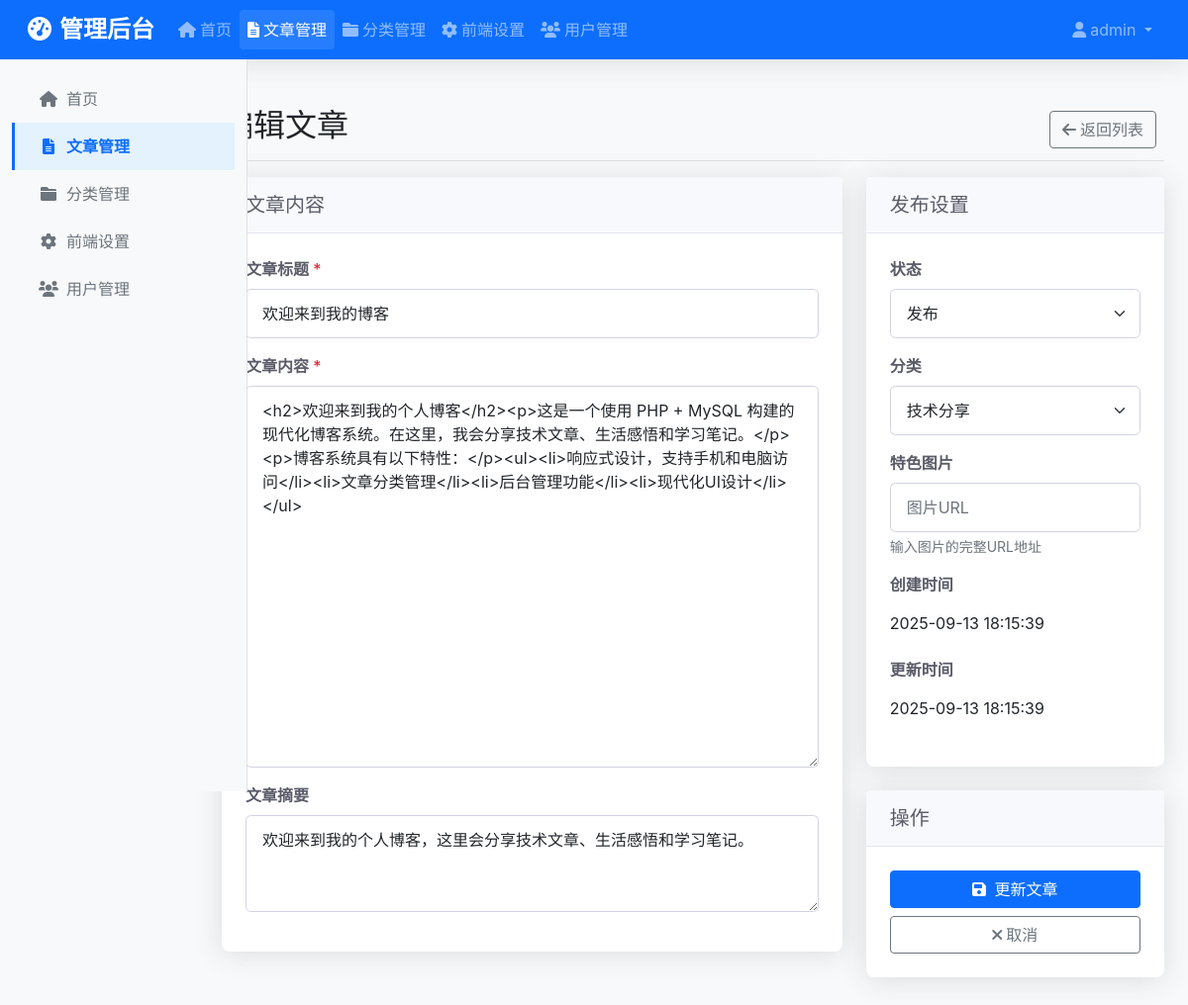
Screenshot of /admin/post-edit.php?id=1 (signed in) with the database file from the repository.
### tables this page shows
CREATE TABLE users (
    id INT AUTO_INCREMENT PRIMARY KEY,
    username VARCHAR(50) NOT NULL UNIQUE,
    email VARCHAR(100) NOT NULL UNIQUE,
    password VARCHAR(255) NOT NULL,
    role ENUM('admin', 'editor') DEFAULT 'editor',
    created_at TIMESTAMP DEFAULT CURRENT_TIMESTAMP,
    updated_at TIMESTAMP DEFAULT CURRENT_TIMESTAMP ON UPDATE CURRENT_TIMESTAMP
);

CREATE TABLE posts (
    id INT AUTO_INCREMENT PRIMARY KEY,
    title VARCHAR(255) NOT NULL,
    slug VARCHAR(255) NOT NULL UNIQUE,
    content LONGTEXT NOT NULL,
    excerpt TEXT,
    featured_image VARCHAR(255),
    category_id INT,
    author_id INT NOT NULL,
    status ENUM('draft', 'published') DEFAULT 'draft',
    published_at TIMESTAMP NULL,
    created_at TIMESTAMP DEFAULT CURRENT_TIMESTAMP,
    updated_at TIMESTAMP DEFAULT CURRENT_TIMESTAMP ON UPDATE CURRENT_TIMESTAMP,
    FOREIGN KEY (category_id) REFERENCES categories(id) ON DELETE SET NULL,
    FOREIGN KEY (author_id) REFERENCES users(id) ON DELETE CASCADE
);

CREATE TABLE categories (
    id INT AUTO_INCREMENT PRIMARY KEY,
    name VARCHAR(100) NOT NULL,
    slug VARCHAR(100) NOT NULL UNIQUE,
    description TEXT,
    created_at TIMESTAMP DEFAULT CURRENT_TIMESTAMP
);

### admin/auth.php (called while the page is built, shortened)
<?php
require_once '../classes/Database.php';
require_once '../classes/User.php';
$user = new User();
$currentUser = $user->getUserById($_SESSION['user_id']);
?>

### classes/User.php (called while the page is built, shortened)
<?php
class User {
    private $db;
    public function __construct() {
        $this->db = new Database();
    }
    public function getUserById($id) {
        return $this->db->queryOne("SELECT * FROM users WHERE id = ?", [$id]);
    }
}
?>

### classes/Database.php (called while the page is built, shortened)
<?php
class Database {
    private $host;
    private $db_name;
    private $username;
    private $password;
    private $charset;
    private $pdo;
    public function __construct() {
        $this->host = DB_HOST;
        $this->db_name = DB_NAME;
        $this->username = DB_USER;
        $this->password = DB_PASS;
        $this->charset = DB_CHARSET;
    }
    public function getConnection() {
        if ($this->pdo === null) {
            try {
                $dsn = "mysql:host={$this->host};dbname={$this->db_name};charset={$this->charset}";
                $options = [
                    PDO::ATTR_ERRMODE => PDO::ERRMODE_EXCEPTION,
                    PDO::ATTR_DEFAULT_FETCH_MODE => PDO::FETCH_ASSOC,
                    PDO::ATTR_EMULATE_PREPARES => false,
                ];
                $this->pdo = new PDO($dsn, $this->username, $this->password, $options);
            } catch (PDOException $e) {
                throw new PDOException($e->getMessage(), (int)$e->getCode());
            }
        }
        return $this->pdo;
    }
    public function query($sql, $params = []) {
        try {
            $stmt = $this->getConnection()->prepare($sql);
            $stmt->execute($params);
            return $stmt->fetchAll();
        } catch (PDOException $e) {
            throw new PDOException($e->getMessage(), (int)$e->getCode());
        }
    }
    public function queryOne($sql, $params = []) {
        try {
            $stmt = $this->getConnection()->prepare($sql);
            $stmt->execute($params);
            return $stmt->fetch();
        } catch (PDOException $e) {
            throw new PDOException($e->getMessage(), (int)$e->getCode());
        }
    }
}
?>

### classes/Post.php (called while the page is built, shortened)
<?php
class Post {
    private $db;
    public function __construct() {
        $this->db = new Database();
    }
    public function getPostById($id) {
        $sql = "SELECT p.*, c.name as category_name, c.slug as category_slug,
                       u.username as author_name
                FROM posts p
                LEFT JOIN categories c ON p.category_id = c.id
                LEFT JOIN users u ON p.author_id = u.id
                WHERE p.id = ?";
        return $this->db->queryOne($sql, [$id]);
    }
}
?>

### classes/Category.php (called while the page is built, shortened)
<?php
class Category {
    private $db;
    public function __construct() {
        $this->db = new Database();
    }
    public function getAllCategories() {
        return $this->db->query("SELECT * FROM categories ORDER BY name ASC");
    }
}
?>

### admin/post-edit.php (the view, shortened to what this page needs)
<?php
require_once 'auth.php';
require_once '../classes/Post.php';
require_once '../classes/Category.php';
$post = new Post();
$category = new Category();
$isEdit = isset($_GET['id']);
$article = null;
$categories = $category->getAllCategories();
if ($isEdit) {
    $id = (int)$_GET['id'];
    $article = $post->getPostById($id);
}
?>
<!DOCTYPE html>
<html lang="zh-CN">
<head>
    <link href="https://cdn.jsdelivr.net/npm/bootstrap@5.1.3/dist/css/bootstrap.min.css" rel="stylesheet">
    <link href="https://cdnjs.cloudflare.com/ajax/libs/font-awesome/6.0.0/css/all.min.css" rel="stylesheet">
    <link href="https://cdnjs.cloudflare.com/ajax/libs/summernote/0.8.20/summernote-bs5.min.css" rel="stylesheet">
    <link href="../assets/css/admin.css" rel="stylesheet">
</head>
<body>
    <nav class="navbar navbar-expand-lg navbar-dark bg-primary">
        <div class="container-fluid">
            <a class="navbar-brand fw-bold" href="dashboard.php">
                <i class="fas fa-tachometer-alt me-2"></i>管理后台
            </a>
            <div class="collapse navbar-collapse" id="navbarNav">
                <ul class="navbar-nav me-auto">
                    <li class="nav-item">
                        <a class="nav-link" href="dashboard.php">
                            <i class="fas fa-home me-1"></i>首页
                        </a>
                    </li>
                    <li class="nav-item">
                        <a class="nav-link active" href="posts.php">
                            <i class="fas fa-file-alt me-1"></i>文章管理
                        </a>
                    </li>
                    <li class="nav-item">
                        <a class="nav-link" href="categories.php">
                            <i class="fas fa-folder me-1"></i>分类管理
                        </a>
                    </li>
                    <li class="nav-item">
                        <a class="nav-link" href="settings.php">
                            <i class="fas fa-cog me-1"></i>前端设置
                        </a>
                    </li>
                    <li class="nav-item">
                        <a class="nav-link" href="users.php">
                            <i class="fas fa-users me-1"></i>用户管理
                        </a>
                    </li>
                </ul>
                <ul class="navbar-nav">
                    <li class="nav-item dropdown">
                        <a class="nav-link dropdown-toggle" href="#" id="navbarDropdown" role="button" data-bs-toggle="dropdown">
                            <i class="fas fa-user me-1"></i><?php echo htmlspecialchars($currentUser['username']); ?>
                        </a>
                    </li>
                </ul>
            </div>
        </div>
    </nav>
    <div class="container-fluid">
        <div class="row">
            <div class="col-md-3 col-lg-2 bg-light sidebar">
                <div class="position-sticky pt-3">
                    <ul class="nav flex-column">
                        <li class="nav-item">
                            <a class="nav-link" href="dashboard.php">
                                <i class="fas fa-home me-2"></i>首页
                            </a>
                        </li>
                        <li class="nav-item">
                            <a class="nav-link active" href="posts.php">
                                <i class="fas fa-file-alt me-2"></i>文章管理
                            </a>
                        </li>
                        <li class="nav-item">
                            <a class="nav-link" href="categories.php">
                                <i class="fas fa-folder me-2"></i>分类管理
                            </a>
                        </li>
                        <li class="nav-item">
                            <a class="nav-link" href="settings.php">
                                <i class="fas fa-cog me-2"></i>前端设置
                            </a>
                        </li>
                        <li class="nav-item">
                            <a class="nav-link" href="users.php">
                                <i class="fas fa-users me-2"></i>用户管理
                            </a>
                        </li>
                    </ul>
                </div>
            </div>
            <main class="col-md-9 ms-sm-auto col-lg-10 px-md-4">
                <div class="d-flex justify-content-between flex-wrap flex-md-nowrap align-items-center pt-3 pb-2 mb-3 border-bottom">
                    <h1 class="h2"><?php echo $isEdit ? '编辑文章' : '写文章'; ?></h1>
                    <div class="btn-toolbar mb-2 mb-md-0">
                        <div class="btn-group me-2">
                            <a href="posts.php" class="btn btn-outline-secondary">
                                <i class="fas fa-arrow-left me-1"></i>返回列表
                            </a>
                        </div>
                    </div>
                </div>
                <form method="POST" id="postForm">
                    <div class="row">
                        <div class="col-lg-8">
                            <div class="card">
                                <div class="card-header">
                                    <h5 class="mb-0">文章内容</h5>
                                </div>
                                <div class="card-body">
                                    <div class="mb-3">
                                        <label for="title" class="form-label">文章标题 <span class="text-danger">*</span></label>
                                        <input type="text" class="form-control" id="title" name="title"
                                               value="<?php echo htmlspecialchars($article['title'] ?? ''); ?>"
                                               required maxlength="255">
                                    </div>
                                    <div class="mb-3">
                                        <label for="content" class="form-label">文章内容 <span class="text-danger">*</span></label>
                                        <textarea class="form-control" id="content" name="content" rows="15" required><?php echo htmlspecialchars($article['content'] ?? ''); ?></textarea>
                                    </div>
                                    <div class="mb-3">
                                        <label for="excerpt" class="form-label">文章摘要</label>
                                        <textarea class="form-control" id="excerpt" name="excerpt" rows="3"
                                                  placeholder="文章摘要，用于首页和列表页显示..."><?php echo htmlspecialchars($article['excerpt'] ?? ''); ?></textarea>
                                    </div>
                                </div>
                            </div>
                        </div>
                        <div class="col-lg-4">
                            <div class="card">
                                <div class="card-header">
                                    <h5 class="mb-0">发布设置</h5>
                                </div>
                                <div class="card-body">
                                    <div class="mb-3">
                                        <label for="status" class="form-label">状态</label>
                                        <select class="form-select" id="status" name="status">
                                            <option value="published" <?php echo ($article['status'] ?? '') === 'published' ? 'selected' : ''; ?>>发布</option>
                                        </select>
                                    </div>
                                    <div class="mb-3">
                                        <label for="category_id" class="form-label">分类</label>
                                        <select class="form-select" id="category_id" name="category_id">
                                            <?php foreach ($categories as $cat): ?>
                                            <option value="<?php echo $cat['id']; ?>"
                                                    <?php echo ($article['category_id'] ?? '') == $cat['id'] ? 'selected' : ''; ?>>
                                                <?php echo htmlspecialchars($cat['name']); ?>
                                            </option>
                                            <?php endforeach; ?>
                                        </select>
                                    </div>
                                    <div class="mb-3">
                                        <label for="featured_image" class="form-label">特色图片</label>
                                        <input type="url" class="form-control" id="featured_image" name="featured_image"
                                               value="<?php echo htmlspecialchars($article['featured_image'] ?? ''); ?>"
                                               placeholder="图片URL">
                                        <div class="form-text">输入图片的完整URL地址</div>
                                    </div>
                                    <?php if ($isEdit && $article['created_at']): ?>
                                    <div class="mb-3">
                                        <label class="form-label">创建时间</label>
                                        <p class="form-control-plaintext"><?php echo date('Y-m-d H:i:s', strtotime($article['created_at'])); ?></p>
                                    </div>
                                    <?php endif; ?>
                                    <?php if ($isEdit && $article['updated_at']): ?>
                                    <div class="mb-3">
                                        <label class="form-label">更新时间</label>
                                        <p class="form-control-plaintext"><?php echo date('Y-m-d H:i:s', strtotime($article['updated_at'])); ?></p>
                                    </div>
                                    <?php endif; ?>
                                </div>
                            </div>
                            <div class="card mt-3">
                                <div class="card-header">
                                    <h5 class="mb-0">操作</h5>
                                </div>
                                <div class="card-body">
                                    <div class="d-grid gap-2">
                                        <button type="submit" class="btn btn-primary">
                                            <i class="fas fa-save me-1"></i>
                                            <?php echo $isEdit ? '更新文章' : '发布文章'; ?>
                                        </button>
                                        <a href="posts.php" class="btn btn-outline-secondary">
                                            <i class="fas fa-times me-1"></i>取消
                                        </a>
                                    </div>
                                </div>
                            </div>
                        </div>
                    </div>
                </form>
            </main>
        </div>
    </div>
</body>
</html>

### rows the page displays
users: username "admin"
posts: title "欢迎来到我的博客", content "<h2>欢迎来到我的个人博客</h2><p>这是一个使用 PHP + MySQL 构建的现代化博客系统。在这里，我会分享技术文章、生活感悟和学习笔记。</p><p>博客系统具有以下特性：</p><ul><li>响应式设计，支持手机和电脑访问</li><li>文章分类管理</li><li>后台管理功能</li><li>现代化UI设计</li></ul>", excerpt "欢迎来到我的个人博客，这里会分享技术文章、生活感悟和学习笔记。", status "发布", category_id "技术分享", created_at "2025-09-13 18:15:39", updated_at "2025-09-13 18:15:39"
